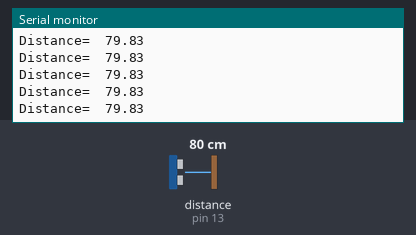
The sketch below on a simulated Arduino Uno, built with avr-gcc and run on an emulated ATmega328P. Parts: the last lines printed to the serial monitor. Wiring (inferred from the names in the program): ultrasonic range finder: trigger pin 12; echo pin 13. Inputs (shaded band) come from the test bench; at power-on: distance to the obstacle (sensor on pin 13) 80 cm. The echo pulse lasts 58.3 µs per cm.

Above: at 1.2 s.
1.3 s: distance to the obstacle (sensor on pin 13) set to 2 cm
At 1.38 s:
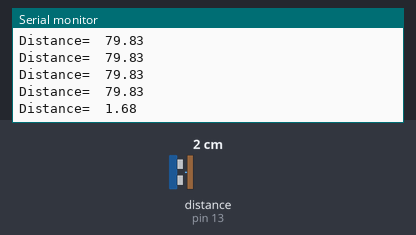
2.8 s: distance to the obstacle (sensor on pin 13) set to 250 cm
At 2.9 s:
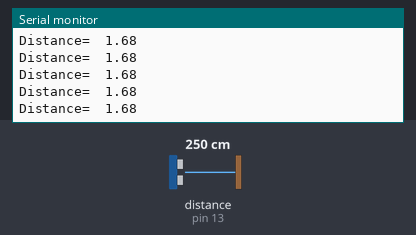
Timing chart, 0 to 5.8 s (numbered marks = the images above; inputs shaded):
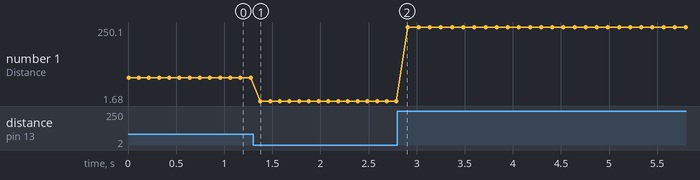

Measured:
- after the input at 1.3 s, the serial monitor: prints a new line after 0.08 s (image 1)
- plotted number 1: 79.83 → 1.68 after the input at 1.3 s, 1.68 → 250.1 after the input at 2.8 s

The sketch:

Ultrasonic_With_algorithm.ino
```cpp
int echoPin = 13;
int trigPin = 12;
long duration;
float dist;
void setup() {
  // put your setup code here, to run once:
 pinMode(trigPin, OUTPUT);
 Serial.begin(9600);
}
void distance(){
  digitalWrite(trigPin, LOW);
  delayMicroseconds(2);
  digitalWrite(trigPin, HIGH);
  delayMicroseconds(5);
  digitalWrite(trigPin, LOW);
  pinMode(echoPin, INPUT);
  duration = pulseIn(echoPin,HIGH);
  dist = (duration/2)/29.1;
  Serial.print("Distance=  ");
  Serial.println(dist);
}
void loop() {
  distance();
  delay(100);
}
```
